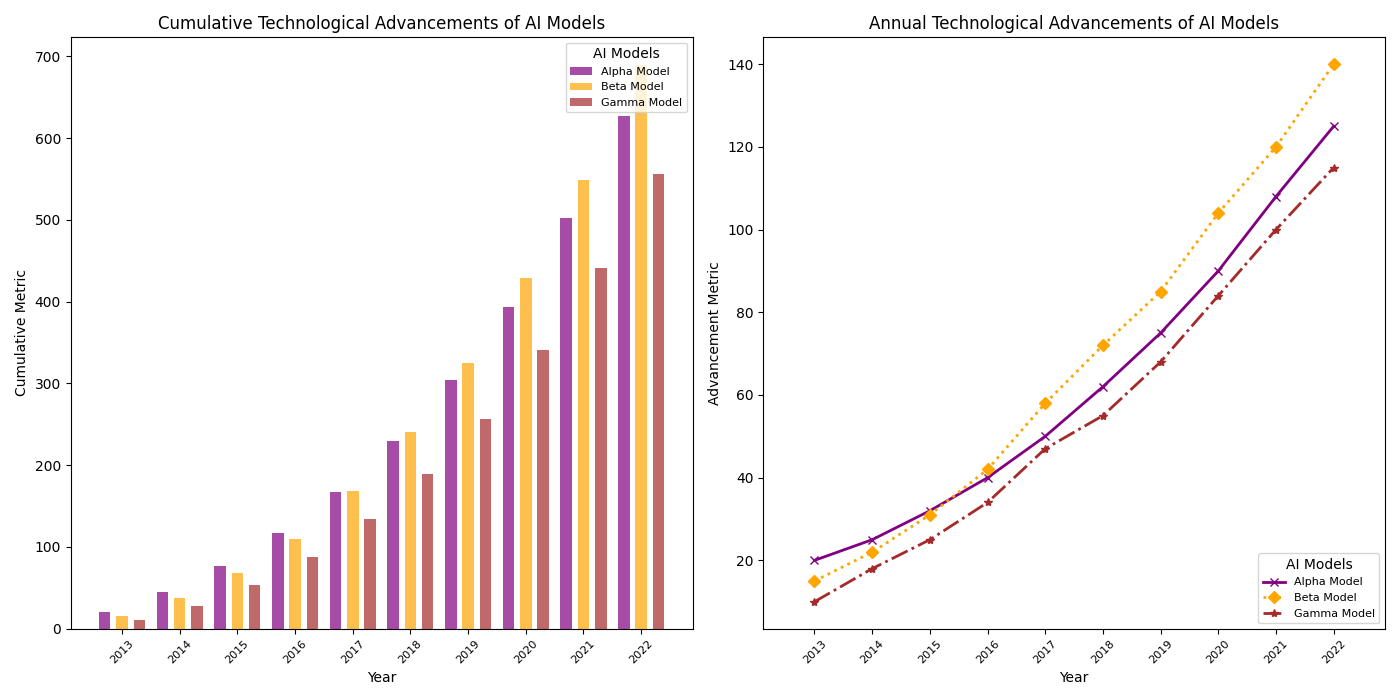

This chart was generated by the following Python code:
import matplotlib.pyplot as plt
import numpy as np

years = np.arange(2013, 2023)

alpha_advancement = np.array([20, 25, 32, 40, 50, 62, 75, 90, 108, 125])
beta_advancement = np.array([15, 22, 31, 42, 58, 72, 85, 104, 120, 140])
gamma_advancement = np.array([10, 18, 25, 34, 47, 55, 68, 84, 100, 115])

alpha_cumulative = np.cumsum(alpha_advancement)
beta_cumulative = np.cumsum(beta_advancement)
gamma_cumulative = np.cumsum(gamma_advancement)

fig, (ax1, ax2) = plt.subplots(1, 2, figsize=(14, 7), sharex=True)

ax2.plot(years, alpha_advancement, label='Alpha Model', color='purple', marker='x', linestyle='-', linewidth=2)
ax2.plot(years, beta_advancement, label='Beta Model', color='orange', marker='D', linestyle=':', linewidth=2)
ax2.plot(years, gamma_advancement, label='Gamma Model', color='brown', marker='*', linestyle='-.', linewidth=2)

ax2.set_title('Annual Technological Advancements of AI Models', fontsize=12)
ax2.set_xlabel('Year', fontsize=10)
ax2.set_ylabel('Advancement Metric', fontsize=10)
ax2.legend(title='AI Models', loc='lower right', fontsize=8)
ax2.grid(False)
ax2.set_xticks(years)
ax2.set_xticklabels(years, rotation=45, fontsize=8)

ax1.bar(years - 0.3, alpha_cumulative, width=0.2, color='purple', alpha=0.7, label='Alpha Model')
ax1.bar(years, beta_cumulative, width=0.2, color='orange', alpha=0.7, label='Beta Model')
ax1.bar(years + 0.3, gamma_cumulative, width=0.2, color='brown', alpha=0.7, label='Gamma Model')

ax1.set_title('Cumulative Technological Advancements of AI Models', fontsize=12)
ax1.set_xlabel('Year', fontsize=10)
ax1.set_ylabel('Cumulative Metric', fontsize=10)
ax1.legend(title='AI Models', loc='upper right', fontsize=8)
ax1.grid(False)
ax1.set_xticks(years)
ax1.set_xticklabels(years, rotation=45, fontsize=8)

plt.tight_layout()
plt.show()
